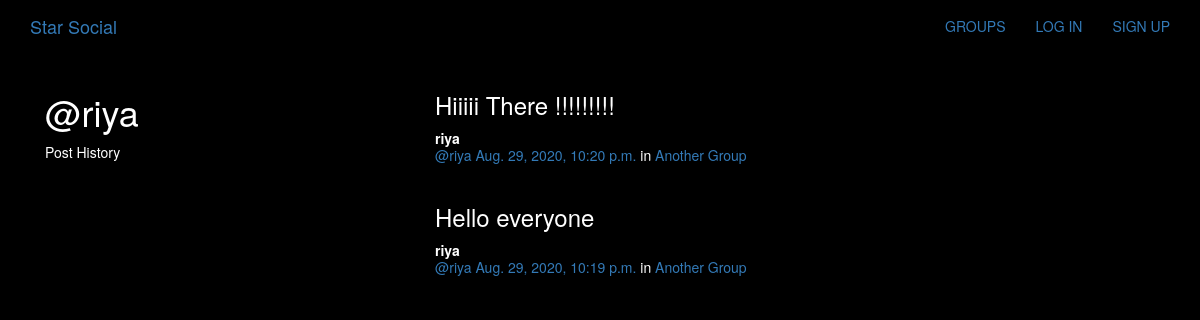
The page /posts/by/riya on the database its author committed.
### posts/models.py (models this page shows, shortened)
class Post(models.Model):
    user=models.ForeignKey(User,related_name='posts',on_delete=models.CASCADE)
    created_at=models.DateTimeField(auto_now=True)
    message=models.TextField()
    message_html=models.TextField(editable=False)
    group=models.ForeignKey(Group,related_name='posts',null=True,blank=True,on_delete=models.CASCADE)
    class Meta:
        ordering=['-created_at']
        unique_together=['user','message']

### groups/models.py (models this page shows, shortened)
class Group(models.Model):
    name=models.CharField(max_length=255,unique=True)
    slug=models.SlugField(allow_unicode=True,unique=True)
    description=models.TextField(blank=True,default='')
    description_html=models.TextField(editable=False,default='',blank=True)
    members=models.ManyToManyField(User,through='GroupMember')
    class Meta:
        ordering=['name']

### posts/views.py (the view)
# urls.py: url(r'by/(?P<username>[-\w]+)',views.UserPosts.as_view(),name='for_user'),
class UserPosts(generic.ListView):
    model=models.Post
    template_name='posts/user_post_list.html'
    def get_queryset(self):
        try:
            self.post_user=User.objects.prefetch_related('posts').get(username__iexact=self.kwargs.get('username'))
        except User.DoesNotExist:
            raise Http404
        else:
            return self.post_user.posts.all()
    def get_context_data(self,**kwargs):
        context=super().get_context_data(**kwargs)
        context['post_user']   =self.post_user
        return context

### posts/templates/posts/user_post_list.html
{% extends "posts/post_base.html" %}
{% block prepost %}
<div class="col-md-4">
	<h1>@{{ post_user.username }}</h1>
	<p>Post History</p>
</div>
{% endblock %}
{% block post_content %}
<div class="col-md-8">
	{% for post in post_list %}
		{% include "posts/_post.html" %}
	{% endfor %}
</div>
{% endblock %}

### posts/templates/posts/_post.html (shortened to what this page needs)
<div class="post media">
	<h3>{{ post.message_html|safe }}</h3>
	<div class="media-body">
		<strong>{{ post.user.username }}</strong>
		<h5 class="media-heading">
			<span class="username"><a href="{% url 'posts:for_user' username=post.user.username %}">@{{ post.user.username }}</a></span>
			<time class="time"><a href="{% url 'posts:single' username=post.user.username pk=post.pk %}">{{ post.created_at }}</a></time>
			{% if post.group %}
			<span class="group-name">in <a href="#">{{ post.group.name }}</a></span>
			{% endif %}
		</h5>
	</div>
</div>

### static/simplesocial/css/master.css (style rules this page uses)
body { margin: 0; overflow: hidden; background-color: black; color:white; }

### rows shown on the page
Post: message_html "Hiiiii There !!!!!!!!!", user.username "riya", created_at "Aug. 29, 2020, 10:20 p.m.", group.name "Another Group"
Post: message_html "Hello everyone", user.username "riya", created_at "Aug. 29, 2020, 10:19 p.m.", group.name "Another Group"

### other values the page prints
{{ post_user.username }} "riya"
